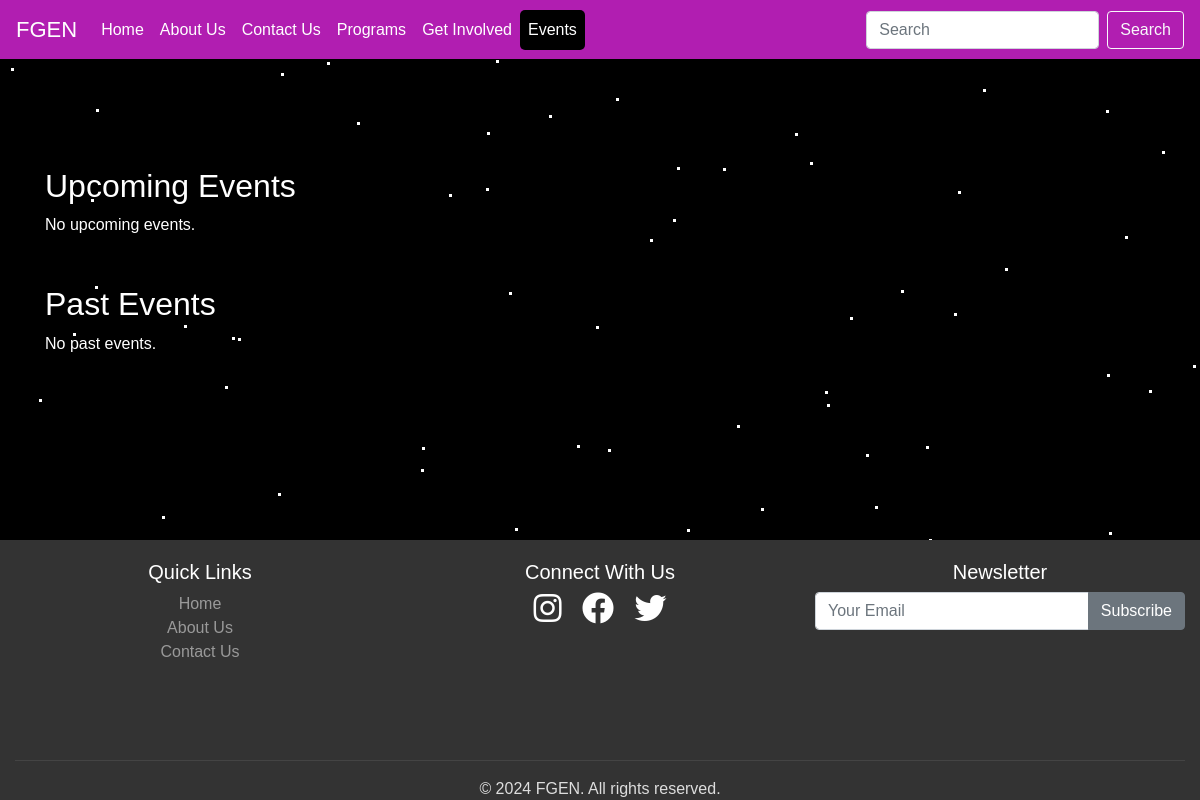
Page /events/ on the earlier database version.
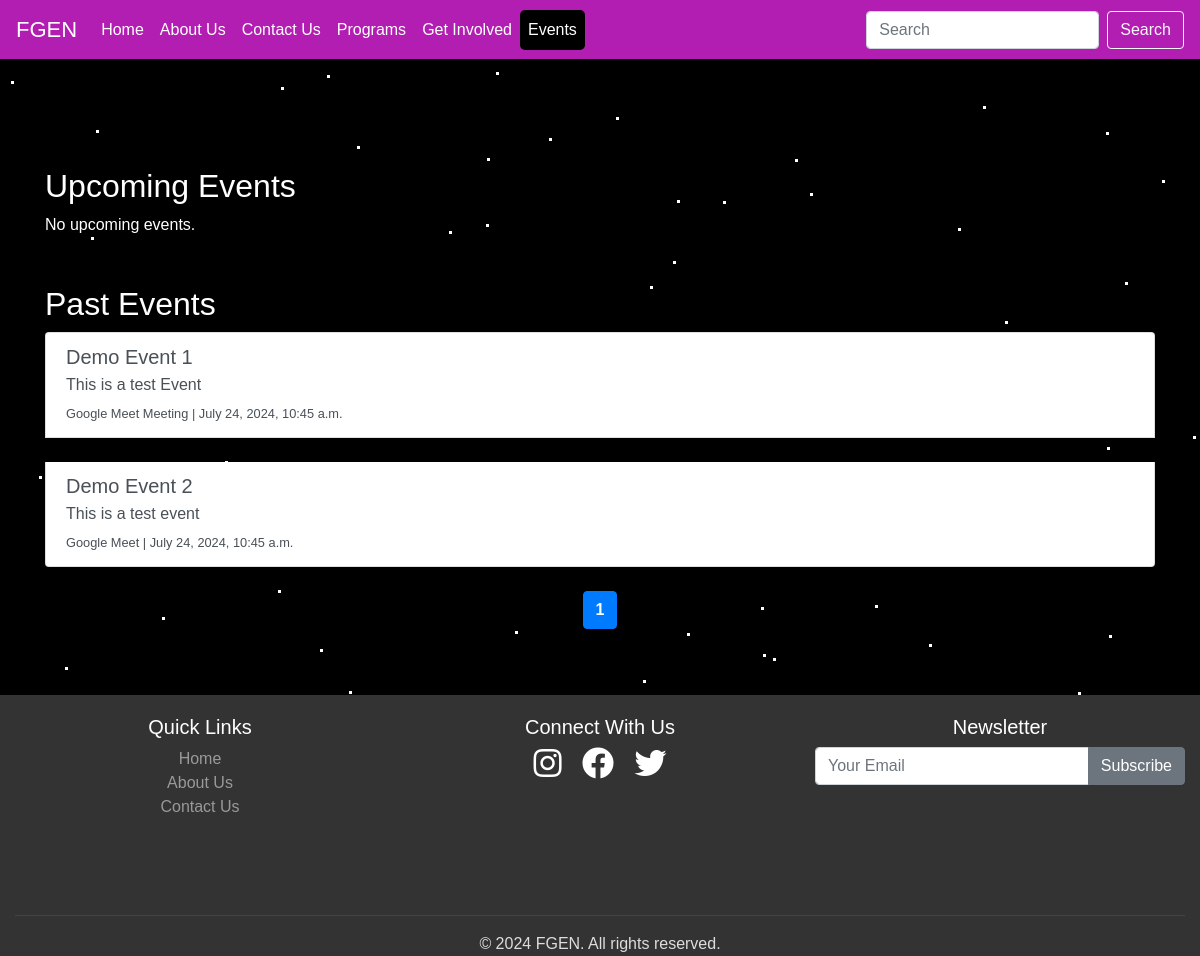
Same page on the later database version.
### new_App/models.py (models this page shows, shortened)
class Event(models.Model):
    title = models.CharField(max_length=200)
    description = models.TextField()
    location = models.CharField(max_length=255)
    event_date = models.DateTimeField()
    created_at = models.DateTimeField(default=timezone.now)

### new_App/views.py (the view)
# urls.py: path('events/', views.events, name='events'),
def events(request):
    upcoming_events = Event.objects.filter(event_date__gte=timezone.now()).order_by('event_date')
    past_events = Event.objects.filter(event_date__lt=timezone.now()).order_by('-event_date')
    paginator_upcoming = Paginator(upcoming_events, 5)  # Show 5 events per page
    page = request.GET.get('page_upcoming')
    try:
        upcoming_events = paginator_upcoming.page(page)
    except PageNotAnInteger:
        upcoming_events = paginator_upcoming.page(1)
    except EmptyPage:
        upcoming_events = paginator_upcoming.page(paginator_upcoming.num_pages)
    paginator_past = Paginator(past_events, 5)  # Show 5 events per page
    page = request.GET.get('page_past')
    try:
        past_events = paginator_past.page(page)
    except PageNotAnInteger:
        past_events = paginator_past.page(1)
    except EmptyPage:
        past_events = paginator_past.page(paginator_past.num_pages)
    context = {
        'upcoming_events': upcoming_events,
        'past_events': past_events,
        'active_page':'events'
    }
    return render(request, 'events.html', context)

### new_App/templates/events.html (shortened to what this page needs)
{% extends 'base.html' %}
{% load static%}
{% block content %}
<div class="container mt-5 text-white">
    <h2>Upcoming Events</h2>
    {% if upcoming_events %}
        <div class="list-group">
            {% for event in upcoming_events %}
                <a href="#" class="list-group-item list-group-item-action">
                    <h5 class="mb-1">{{ event.title }}</h5>
                    <p class="mb-1">{{ event.description }}</p>
                    <small>Location: {{ event.location }} | Date & Time: {{ event.event_date }}</small>
                </a>
                &nbsp;
            {% endfor %}
        </div>
        <nav aria-label="Upcoming events pagination">
            <ul class="pagination justify-content-center">
                {% if upcoming_events.has_previous %}
                    <li class="page-item">
                        <a class="page-link" href="?page_upcoming={{ upcoming_events.previous_page_number }}" aria-label="Previous">
                            <span aria-hidden="true">&laquo;</span>
                        </a>
                    </li>
                {% endif %}
                {% for num in upcoming_events.paginator.page_range %}
                    {% if upcoming_events.number == num %}
                        <li class="page-item active"><span class="page-link">{{ num }}</span></li>
                    {% elif num > upcoming_events.number|add:'-3' and num < upcoming_events.number|add:'3' %}
                        <li class="page-item"><a class="page-link" href="?page_upcoming={{ num }}">{{ num }}</a></li>
                    {% endif %}
                {% endfor %}
                {% if upcoming_events.has_next %}
                    <li class="page-item">
                        <a class="page-link" href="?page_upcoming={{ upcoming_events.next_page_number }}" aria-label="Next">
                            <span aria-hidden="true">&raquo;</span>
                        </a>
                    </li>
                {% endif %}
            </ul>
        </nav>
    {% else %}
        <p>No upcoming events.</p>
    {% endif %}
    <h2 class="mt-5">Past Events</h2>
    {% if past_events %}
        <div class="list-group">
            {% for event in past_events %}
                <a href="#" class="list-group-item list-group-item-action">
                    <h5 class="mb-1">{{ event.title }}</h5>
                    <p class="mb-1">{{ event.description }}</p>
                    <small>{{ event.location }} | {{ event.event_date }}</small>
                </a>
            {% endfor %}
        </div>
        <nav aria-label="Past events pagination">
            <ul class="pagination justify-content-center">
                {% for num in past_events.paginator.page_range %}
                    {% if past_events.number == num %}
                        <li class="page-item active"><span class="page-link">{{ num }}</span></li>
                    {% elif num > past_events.number|add:'-3' and num < past_events.number|add:'3' %}
                        <li class="page-item"><a class="page-link" href="?page_past={{ num }}">{{ num }}</a></li>
                    {% endif %}
                {% endfor %}
            </ul>
        </nav>
    {% else %}
        <p>No past events.</p>
    {% endif %}
</div>
{% endblock %}

Differences in the rows shown:
added Event: title "Demo Event 1", description "This is a test Event", location "Google Meet Meeting", event_date "July 24, 2024, 10:45 a.m."
added Event: title "Demo Event 2", description "This is a test event", location "Google Meet", event_date "July 24, 2024, 10:45 a.m."
Other differences:
new list line: "1"
text no longer shown: "No past events."
